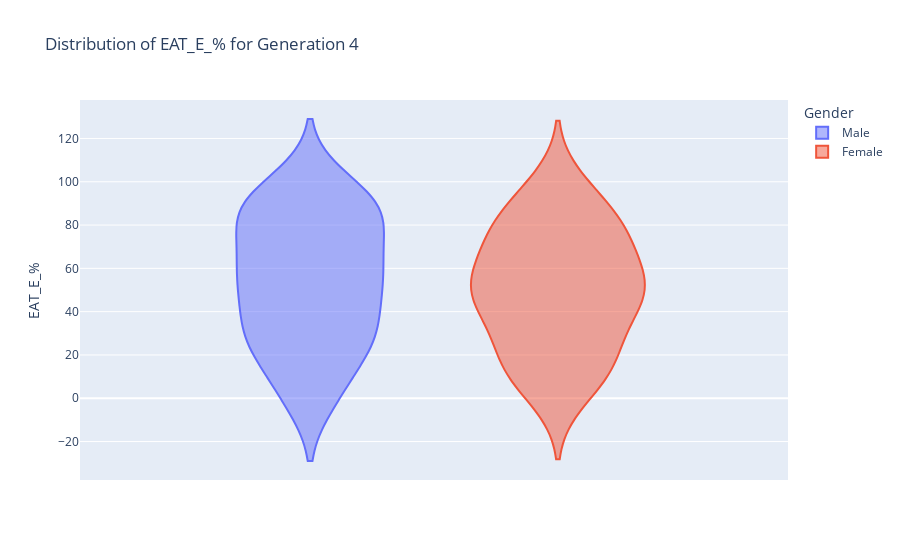

Source (notebook cell):
### Code cell
plot_violin_gen(data, 'EAT_E_%', 4)

### Figure 1 — Plotly figure (JSON) as saved in the notebook; plotly's stock layout.template omitted (floating-point values rounded to 4 significant figures)
{"data": [{"alignmentgroup": "True", "box": {"visible": false}, "hovertemplate": "Gender=Male<br>EAT_E_%=%{y}<extra></extra>", "legendgroup": "Male", "marker": {"color": "#636efa"}, "name": "Male", "offsetgroup": "Male", "orientation": "v", "scalegroup": "True", "showlegend": true, "type": "violin", "x0": " ", "xaxis": "x", "y": [62.5, 25.0, 25.0, 37.5, 25.0, 50.0, 87.5, 87.5, 87.5, 50.0, 62.5, 100.0, 62.5, 50.0, 37.5, 62.5, 100.0, 75.0, 87.5, 87.5, 87.5, 87.5, 87.5, 87.5, 37.5, 12.5, 62.5, 0.0, 50.0, 0.0, 25.0, 87.5, 62.5, 50.0, 100.0, 25.0, 25.0, 25.0, 0.0, 62.5, 12.5, 25.0, 87.5, 0.0, 50.0, 37.5, 37.5, 62.5, 75.0, 75.0], "y0": " ", "yaxis": "y"}, {"alignmentgroup": "True", "box": {"visible": false}, "hovertemplate": "Gender=Female<br>EAT_E_%=%{y}<extra></extra>", "legendgroup": "Female", "marker": {"color": "#EF553B"}, "name": "Female", "offsetgroup": "Female", "orientation": "v", "scalegroup": "True", "showlegend": true, "type": "violin", "x0": " ", "xaxis": "x", "y": [50.0, 25.0, 75.0, 75.0, 62.5, 50.0, 62.5, 50.0, 25.0, 87.5, 62.5, 12.5, 87.5, 75.0, 37.5, 25.0, 50.0, 50.0, 50.0, 62.5, 100.0, 75.0, 37.5, 0.0, 87.5, 75.0, 12.5, 37.5, 50.0, 12.5, 12.5, 100.0, 12.5, 50.0, 25.0, 37.5, 50.0, 0.0, 87.5, 75.0], "y0": " ", "yaxis": "y"}], "layout": {"legend": {"title": {"text": "Gender"}, "tracegroupgap": 0}, "title": {"text": "Distribution of EAT_E_% for Generation 4"}, "violinmode": "group", "xaxis": {"anchor": "y", "domain": [0, 1]}, "yaxis": {"anchor": "x", "domain": [0, 1], "title": {"text": "EAT_E_%"}}}}
